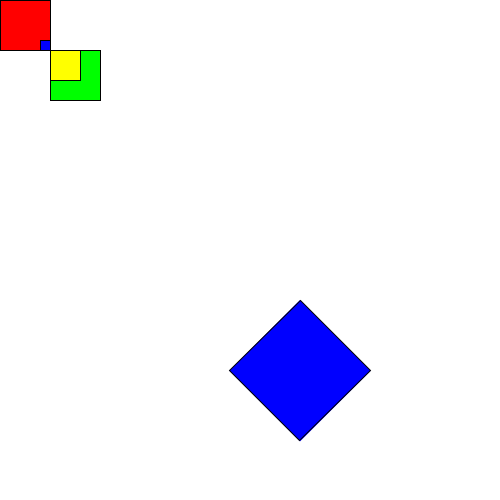
Frame 1 (no input)
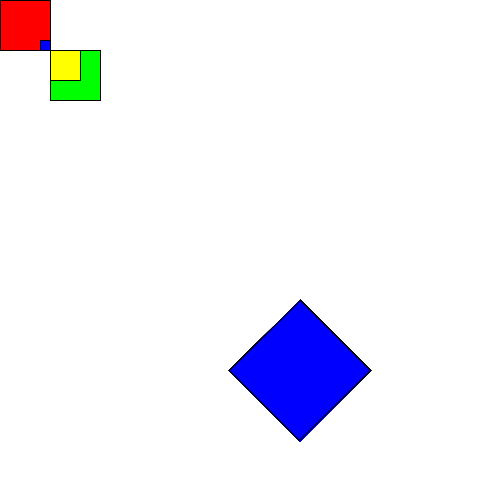
Frame 60 (the mouse pressed at the canvas centre just before this capture)
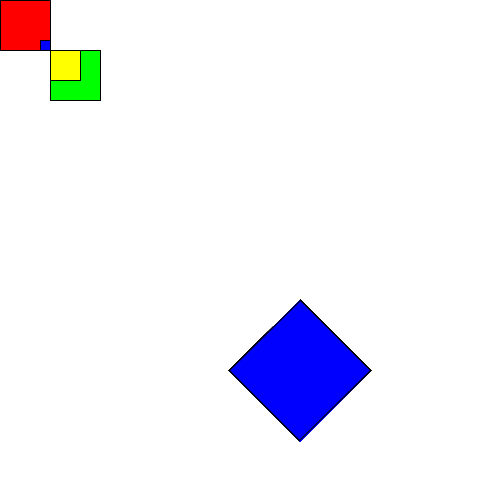
Frame 120 (the mouse held since frame 60 and released just before this capture)

The Processing sketch that drew these frames (run headless with seeded random() and noise(); from frame 60 on, the mouse is pressed at the canvas centre):

// Processing sketch: matrixTransformations
// ── matrixTransformations.pde
void setup(){
 size(500,500);
 background(255); 
}


void draw(){
  fill (255,0,0);
  rect (0,0,50,50);

  //the translate() function moves the origin from the upper-left corner to a new position
  translate(50,50);
  fill(0,255,0);
  rect(0,0,50,50); //now the 0,0 is in a different position
  
  fill(0,0,255);
  rect(-10, -10, 10, 10);
  
  pushMatrix(); 
  translate (width/2, height/2);
  rotate(radians(45));
  rect(0,0,100,100);
  popMatrix(); //takes back the coordinates to how they were before the pushMatrix
  
  fill(255,255,0);
  rect(0,0,30,30);

}
